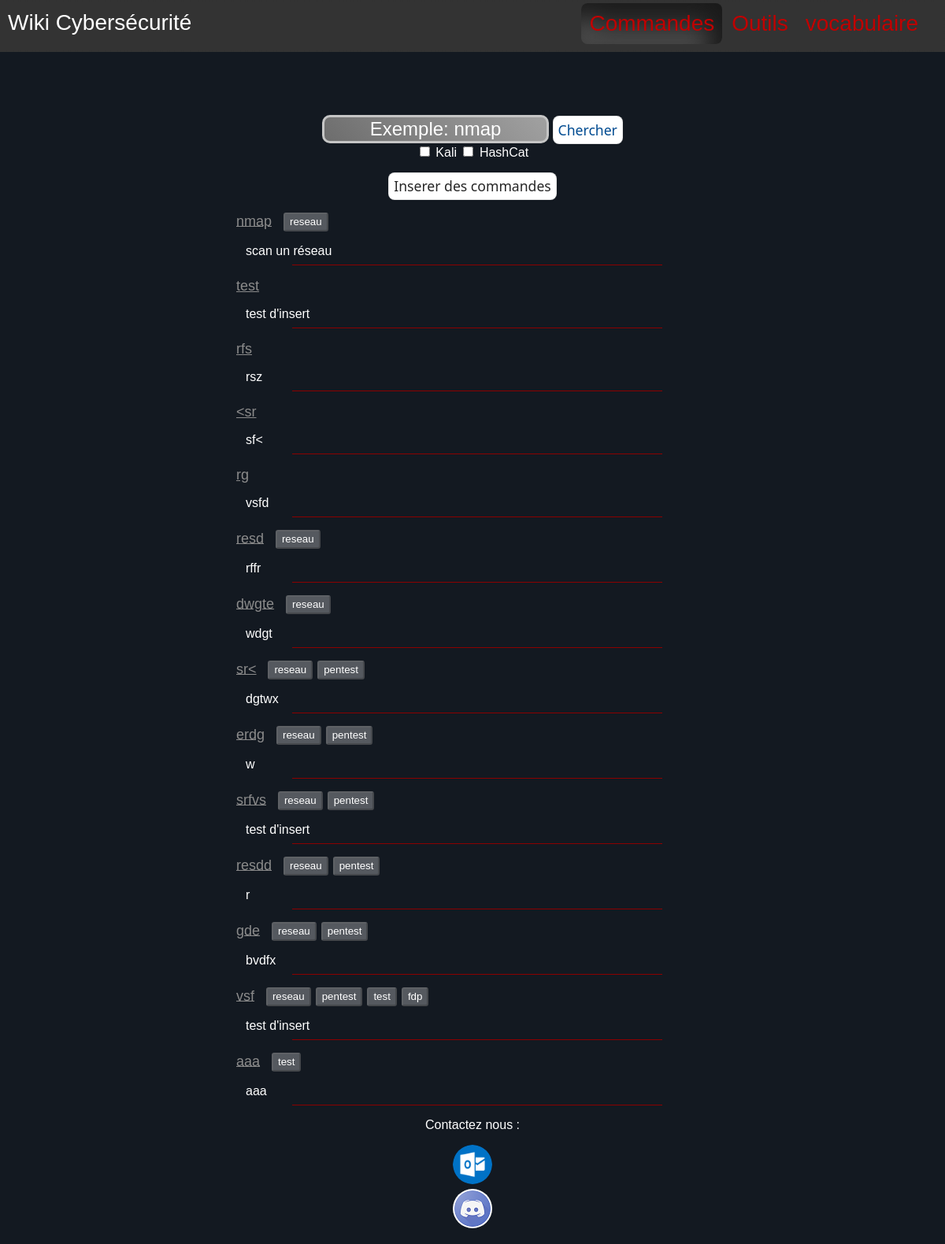
The app's page /Commandes with its own data.
### tables this page shows
CREATE TABLE IF NOT EXISTS `outil` (
  `id` int(11) NOT NULL AUTO_INCREMENT,
  `nom` varchar(25) NOT NULL,
  `descriptionCourte` text NOT NULL,
  `descriptionLongue` text,
  `lienGetStarted` text NOT NULL,
  `lienOfficiel` text NOT NULL,
  `lienDoc` text NOT NULL,
  PRIMARY KEY (`id`)
);

CREATE TABLE IF NOT EXISTS `commande` (
  `id` int(11) NOT NULL AUTO_INCREMENT,
  `Nom` varchar(25) NOT NULL,
  `Alias` varchar(25) NOT NULL,
  `DescriptionCourte` text NOT NULL,
  `DescriptionLongue` text,
  PRIMARY KEY (`id`)
);

CREATE TABLE IF NOT EXISTS `tagcommande` (
  `idCommande` int(11) NOT NULL,
  `idTag` int(11) NOT NULL,
  PRIMARY KEY (`idCommande`,`idTag`)
);

CREATE TABLE IF NOT EXISTS `tag` (
  `id` int(11) NOT NULL AUTO_INCREMENT,
  `nom` varchar(25) NOT NULL,
  PRIMARY KEY (`id`)
);

### controller/commandes.php (called while the page is built, shortened)
<?php
$commandeArray = array();
$outilsArray = Outil::fetchAllOutils($conn);
$wantedOutilArray = array();
if ( isset($_POST['isRechercheCommande']) ){
    $commandeArray = Commande::fetchCommandeFiltered($conn, $_POST['rechercheCommande'], $wantedOutilArray);
} else {
    $commandeArray = Commande::fetchAllCommande($conn);
}
require_once('./view/commandes.php');
?>

### model/Outil.php (called while the page is built, shortened)
<?php
class Outil{
    function __construct(int $id, string $nom, string $descriptionCourte, ?string $descriptionLongue,
            string $lienGetStarted, string $lienOfficiel, string $lienDoc ) {
        $this->id = $id;
        $this->nom = $nom;
    }
    public static function fetchAllOutils($conn)
    {
        $listOutils = array();
        try{
            $requete = $conn->prepare("SELECT * FROM Outil;");
            $requete->execute();
            $result = $requete->fetchAll();
            foreach($result as $outil){
                array_push($listOutils,
                    new Outil($outil['id'], $outil['nom'], $outil['descriptionCourte'], $outil['descriptionLongue'],
                        $outil['lienGetStarted'], $outil['lienOfficiel'], $outil['lienDoc']));
            }
        }catch(PDOException $e){
            die($e->getMessage());
        }
        return $listOutils;
    }
}
?>

### model/Commande.php (called while the page is built, shortened)
<?php
class Commande{
    function __construct(int $id, string $nom, ?string $alias, ?string $DescriptionCourte, ?string $DescriptionLongue = null ) {
        $this->id = $id;
        $this->nom = $nom;
        $this->descriptionCourte = $DescriptionCourte;
    }
    public static function fetchAllCommande($conn)
    {
        $listCommande = array();
        try{
            $requete = $conn->prepare("SELECT * FROM Commande;");
            $requete->execute();
            $result = $requete->fetchAll();
            foreach($result as $Commande){
                $com = new Commande($Commande['id'], $Commande['Nom'], $Commande['Alias'], $Commande['DescriptionCourte'], $Commande['DescriptionLongue']);
                $com->tags = Tag::fetchTagCommande($conn, $com->id);
                array_push($listCommande, $com);
            }
        }catch(PDOException $e){
            die($e->getMessage());
        }
        return $listCommande;
    }
}
?>

### model/Tag.php (called while the page is built, shortened)
<?php
class Tag{
    function __construct(int $id, string $nom) {
        $this->nom = $nom;
    }
    public static function fetchTagCommande($conn, int $id)
    {
        $listTags = array();
        try{
            $requete = $conn->prepare(
                "SELECT *
                FROM Tag
                inner join TagCommande on tagcommande.idTag = tag.id
                where tagCommande.idCommande = :id ;");
            $requete->execute([':id' => $id]);
            $result = $requete->fetchAll();
        }catch(PDOException $e){
            die($e->getMessage());
        }
        foreach($result as $res)
            array_push($listTags, new Tag($res['id'], $res['nom']));
        return $listTags;
    }
}
?>

### view/commandes.php (the view)
<form class="barreRecherche" method="post" id="commande">
    <input id="search" type="text" name="rechercheCommande" placeholder="Exemple: nmap">
    <input id="submit" class = "btn" type="submit" name="isRechercheCommande" value="Chercher">
    <br>
    <?php
    foreach($outilsArray as $outil){
        echo '<input type="checkbox" name="' . htmlspecialchars($outil->nom) . '" class="checkBouttonOutil" id="' . $outil->id . '">';
        echo '<label for="' . $outil->id . '" class="labelBouttonOutil"> ' . htmlspecialchars($outil->nom) . ' </label>';
    }
    ?>
</form>
<?php
echo '<a class="Center" href="' . base() . 'commandesInserts" > <button id="submit" class = "btn"name="isRechercheCommande"> Inserer des commandes </button> </a>';
foreach($commandeArray as $cmd){
    echo '<p Class="CommandeNomList"> <a href="' . base() . "commandesDetails/" . $cmd->id . '" >'  .  htmlspecialchars($cmd->nom) . '</a> &nbsp';
    foreach($cmd->tags as $tag){
        echo '<button class="Tag" disabled> ' . htmlspecialchars($tag->nom) . ' </button>';
    }
    echo '</p><p Class="CommandeDescriptionList">' .  htmlspecialchars($cmd->descriptionCourte) . '</p>' ;
}
?>

### index.php (shortened to what this page needs)
<?php
function base(){
    return str_replace("index.php", "", $_SERVER['PHP_SELF']);
}
echo "<link rel=\"stylesheet\" href=\"" . base() . "CSS/content.css\" type=\"text/css\">";
require_once("./view/header.php");
$URL = explode("/", $_SERVER['QUERY_STRING']);
echo '<div id="pageContent">';
if (file_exists("./controller/" . $URL[0] . ".php")){
    require_once("./controller/" . $URL[0] . ".php");
}
echo "</div>";
require_once("./view/footer.php");
?>

### view/header.php (shortened to what this page needs)
<html>
	<head>
        <?php
            $onglet =  explode("/", $_SERVER['QUERY_STRING'])[0];
            echo "<link rel=\"stylesheet\" href=\"" . base() . "CSS/header.css\" type=\"text/css\">";
        ?>
	</head>
<body>
    <header>
		<ul>
			<li>
                <?php
                    echo("<a class ='float_left' href = '". base() . "'>Wiki Cybersécurité</a>");
                ?>
			</li>
			<li>
                <?php
                    echo("<a class ='float_right menu " . ($onglet == "vocabulaire" ? "active" : "") . "'href = '". base() . "vocabulaire'>vocabulaire</a>");
                ?>
			</li>
			<li>
                <?php
                    echo("<a class ='float_right menu " . ($onglet == "Outils" ? "active" : "") . "'href = '". base() . "Outils'>Outils</a>");
                ?>
			</li>
            <li>
                <?php
                    echo("<a class ='float_right menu " . ($onglet == "Commandes" ? "active" : "") . "' href = '". base() . "Commandes'>Commandes</a>");
                ?>
	    	</li>
		</ul>
    </header>
</body>
</html>

### view/footer.php (shortened to what this page needs)
<html>
	<head>
        <?php
            echo "<link rel=\"stylesheet\" href=\"" . base() . "CSS/style.css\" type=\"text/css\">";
            echo "<link rel=\"stylesheet\" href=\"" . base() . "CSS/footer.css\" type=\"text/css\">";
        ?>
	</head>
	<body>
		<footer>
				<p>Contactez nous :</p>
				<ul>
					<li>
						<span>
							<a href="mailto:antoine.capitain@ynov.com">
								<img class="outlook" <?php echo 'src="' . base() . 'Images/outlook.png"' ; ?>>
							</a>
						</span>
					</li>
					<li>
						<span>
							<a href="https://discord.gg/ynovlyon">
								<img <?php echo 'src="' . base() . 'Images/discord.png"' ; ?>>
							</a>
						</span>
					</li>
				</ul>
		</footer>
	</body>
</html>

### css/content.css (style rules this page uses)
body { font-family: Helvetica; font-weight: lighter; margin: 0; }
ul { display: block; list-style-type: disc; margin-block-start: 1em; margin-block-end: 1em; margin-inline-start: 0px; margin-inline-end: 0px; padding-inline-start: 40px; }
#pageContent { margin: 0 25% 0 25%; max-width: none; min-width: 500px; }
::placeholder { color:rgb(255, 255, 255); }
#search { margin-top: 80px; border: 3px solid rgb(197, 197, 197); border-radius: 10px; font-size:24px; width:48%; background-image: linear-gradient(45deg,#6d6d6d, #a1a1a1); -webkit-appearance: none; }
input[type=submit] { color: #004B91; }
.vocabNomList, .CommandeNomList a, .outilNomList a { color: rgb(139, 139, 139); font-size:large; }
.btn { align-items: center; background-color: #FFFFFF; border: 1px solid rgba(0, 0, 0, 0.1); border-radius: .5rem; box-shadow: rgba(0, 0, 0, 0.02) 0 1px 3px 0; box-sizing: border-box; color: rgba(0, 0, 0, 0.85); font-family: system-ui,-apple-system,system-ui,"Helvetica Neue",Helvetica,Arial,sans-serif; justify-content: center; transition: all 250ms; user-select: none; -webkit-user-select: none; touch-action: manipulation; vertical-align: baseline; width: auto; height: 2.2rem; font-size: 1.1rem; }
.CommandeDescriptionList, .vocabDefinitionList, .outilDefinitionList { margin-left: 2%; }
.CommandeDescriptionList::after, .vocabDefinitionList::after, .outilDefinitionList::after { display: block; margin-top: 0.5em; content: ''; width: 80%; margin-left: 10%; height: 1px; background: darkred; }
.Tag { color:White; height: 1.5rem; border-radius: 0.2rem; margin-left: 1%; }
.Center { text-align: center; display: block; }

### css/header.css (style rules this page uses)
header { background-color: #333333; text-decoration: none; font-size: 28px; border: dashed #333333 ; border-left:0px; padding-right:20px; }
.float_left { float: left; color: white; }
.float_right { float: right; }
a.float_right { color: rgb(192, 0, 0); }
a.menu { border-radius: 9px; border:#13131300 solid 1px; }
header a { text-decoration: none; padding: 10px; }
header ul li { display: inline; padding: 2px; }
header a.active { border-radius: 9px; background: #333333; box-shadow: inset -17px 17px 30px #1a1a1a, inset 17px -17px 30px #4d4d4d; }
li { margin-top:2px; }

### css/style.css (style rules this page uses)
body { background-color: #131921; color: white; }
ul { padding-inline-start: 0px; margin-top:0; }
footer { bottom:0; text-decoration: none; }
img { border-radius: 50%; }
.outlook { width:50px; height:50px; }
.OutilsInsert, .CommandeInsert, .VocabInsert, #search, .barreRecherche { text-align: center; }

### css/footer.css (style rules this page uses)
footer { Width:100%; text-align:center; margin-bottom: 0; bottom:0; text-decoration: none; }
img { border-radius: 50%; }
.outlook { width:50px; height:50px; }

### records on screen
outil: nom "Kali"
outil: nom "HashCat"
commande: Nom "nmap", DescriptionCourte "scan un réseau"
tagcommande: idTag.nom "reseau"
commande: Nom "test", DescriptionCourte "test d'insert"
commande: Nom "rfs", DescriptionCourte "rsz"
commande: Nom "<sr", DescriptionCourte "sf<"
commande: Nom "rg", DescriptionCourte "vsfd"
commande: Nom "resd", DescriptionCourte "rffr"
tagcommande: idTag.nom "reseau"
commande: Nom "dwgte", DescriptionCourte "wdgt"
tagcommande: idTag.nom "reseau"
commande: Nom "sr<", DescriptionCourte "dgtwx"
tagcommande: idTag.nom "reseau"
tagcommande: idTag.nom "pentest"
commande: Nom "erdg", DescriptionCourte "w"
tagcommande: idTag.nom "reseau"
tagcommande: idTag.nom "pentest"
commande: Nom "srfvs", DescriptionCourte "test d'insert"
tagcommande: idTag.nom "reseau"
tagcommande: idTag.nom "pentest"
commande: Nom "resdd", DescriptionCourte "r"
tagcommande: idTag.nom "reseau"
tagcommande: idTag.nom "pentest"
commande: Nom "gde", DescriptionCourte "bvdfx"
tagcommande: idTag.nom "reseau"
tagcommande: idTag.nom "pentest"
commande: Nom "vsf", DescriptionCourte "test d'insert"
tagcommande: idTag.nom "reseau"
tagcommande: idTag.nom "pentest"
tagcommande: idTag.nom "test"
tagcommande: idTag.nom "fdp"
commande: Nom "aaa", DescriptionCourte "aaa"
tagcommande: idTag.nom "test"
